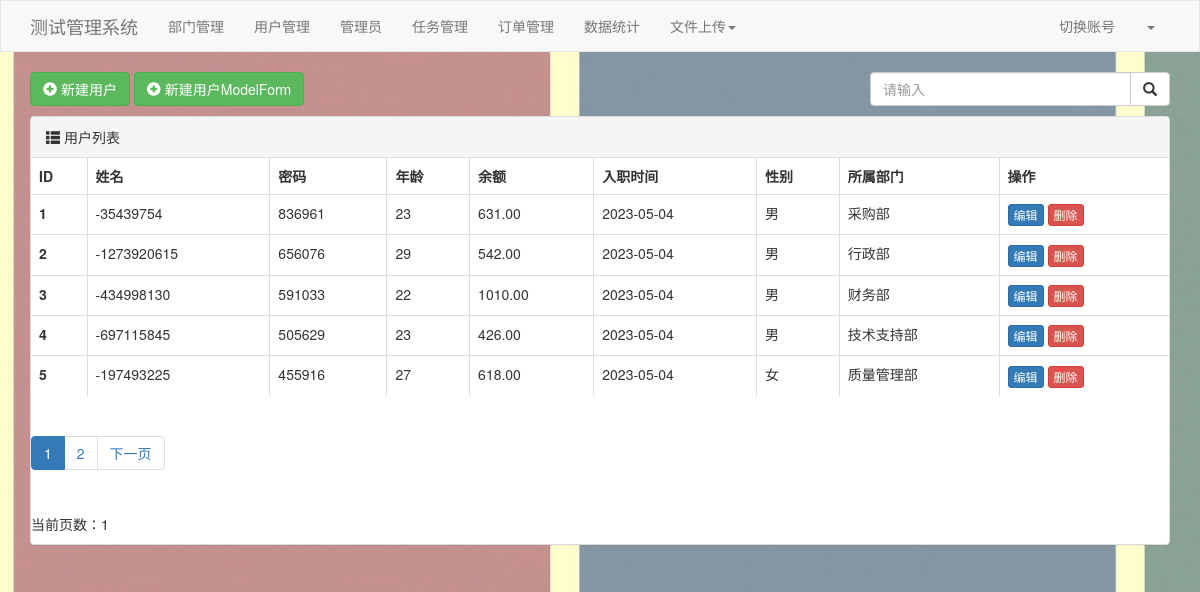
Page /user/list/ (signed in) on the committed database.
### user_manage/models.py (models this page shows, shortened)
class UserInfo(models.Model):
    name = models.CharField(verbose_name="姓名", max_length=64,null=False,unique=True)
    password = models.CharField(verbose_name="密码", max_length=64,null=True,blank=True)
    age = models.IntegerField(verbose_name="年龄")
    account = models.DecimalField(verbose_name="账户余额", max_digits=10, decimal_places=2, default=0)
    create_time = models.DateTimeField(verbose_name="入职时间",null=True,blank=True)
    depart = models.ForeignKey(verbose_name="部门", to="Department", to_field="id", on_delete=models.CASCADE,blank=True,null=True)
    gender_choices = (
        (1, "男"),
        (2, "女"),
    )
    gender = models.SmallIntegerField(verbose_name="性别", choices=gender_choices,blank=False)

class Department(models.Model):
    title = models.CharField(verbose_name='标题', max_length=32)

### user_manage/views/user.py (the view)
# urls.py: path('user/list/', user.user_list,name='user_list_redirect'),
def user_list(request):
    queryset = models.UserInfo.objects.all()
    data_dict = {}
    search_data = request.GET.get('name', "")
    if search_data:
        data_dict["name__contains"] = search_data
    queryset = models.UserInfo.objects.filter(**data_dict)
    per_page = 5
    paginator = Paginator(queryset, per_page)
    page = request.GET.get('page')
    queryset = paginator.get_page(page)
    return render(request, 'user_list.html', {"queryset": queryset})

### user_manage/templates/user_list.html (shortened to what this page needs)
{% extends 'layout.html' %}
{% block content %}
    <div class="container">
        <div style="margin-bottom: 10px">
            <a class="btn btn-success" href="/user/add/">
                <span class="glyphicon glyphicon-plus-sign" aria-hidden="true"></span>
                新建用户
            </a>
            <a class="btn btn-success" href="/user/model/form/add/">
                <span class="glyphicon glyphicon-plus-sign" aria-hidden="true"></span>
                新建用户ModelForm
            </a>
        <div  style="float: right;width: 300px;">
                <form method="get">
                    <div class="input-group">
                        <input type="text" name="name" class="form-control" placeholder="请输入"
                               value="{{ search_data }}">
                        <span class="input-group-btn">
                        <button class="btn btn-default" type="submit">
                            <span class="glyphicon glyphicon-search" aria-hidden="true"></span>
                        </button>
                      </span>
                    </div>
                </form>
            </div>
            </div>
        <div class="panel panel-default">
            <div class="panel-heading">
                <span class="glyphicon glyphicon-th-list" aria-hidden="true"></span>
                用户列表
            </div>
            <table class="table table-bordered">
                <thead>
                <tr>
                    <th>ID</th>
                    <th>姓名</th>
                    <th>密码</th>
                    <th>年龄</th>
                    <th>余额</th>
                    <th>入职时间</th>
                    <th>性别</th>
                    <th>所属部门</th>
                    <th>操作</th>
                </tr>
                </thead>
                <tbody>
                {% for obj in queryset %}
                    <tr>
                        <th>{{ obj.id }}</th>
                        <td>{{ obj.name }}</td>
                        <td>{{ obj.password }}</td>
                        <td>{{ obj.age }}</td>
                        <td>{{ obj.account }}</td>
                        <td>{{ obj.create_time|date:"Y-m-d" }}</td>
                        <td>{{ obj.get_gender_display }}</td>
                        <td>{{ obj.depart.title }}</td>
                        <td>
                            <a class="btn btn-primary btn-xs" href="/user/{{ obj.id }}/edit/">编辑</a>
                            <a class="btn btn-danger btn-xs" href="/user/delete/?page={{ queryset.number }}&amp;nid={{ obj.id }}">删除</a>
                        </td>
                    </tr>
                {% endfor %}
                </tbody>
            </table>
            <div class="pagination justify-content-end ">
                <ul class="pagination">
                    {% for page_num in queryset.paginator.page_range %}
                        {% if page_num == queryset.number %}
                            <li class="page-item active"><a class="page-link" href="#">{{ page_num }}</a></li>
                        {% else %}
                            <li class="page-item"><a class="page-link" href="?page={{ page_num }}">{{ page_num }}</a></li>
                        {% endif %}
                    {% endfor %}
                    {% if queryset.has_next %}
                        <li class="page-item"><a class="page-link" href="?page={{ queryset.next_page_number }}">下一页</a></li>
                    {% endif %}
                </ul>
            </div>
            <p>当前页数：{{ queryset.number }}</p>
        </div>
    </div>
{% endblock %}

### rows in the picture
UserInfo: id "1", name "-35439754", password "836961", age "23", account "631.00", create_time "2023-05-04", gender "男", depart "采购部"
UserInfo: id "2", name "-1273920615", password "656076", age "29", account "542.00", create_time "2023-05-04", gender "男", depart "行政部"
UserInfo: id "3", name "-434998130", password "591033", age "22", account "1010.00", create_time "2023-05-04", gender "男", depart "财务部"
UserInfo: id "4", name "-697115845", password "505629", age "23", account "426.00", create_time "2023-05-04", gender "男", depart "技术支持部"
UserInfo: id "5", name "-197493225", password "455916", age "27", account "618.00", create_time "2023-05-04", gender "女", depart "质量管理部"

### other values in the picture
{{ page_num }} "1"
{{ page_num }} "2"
{{ queryset.number }} "1"
